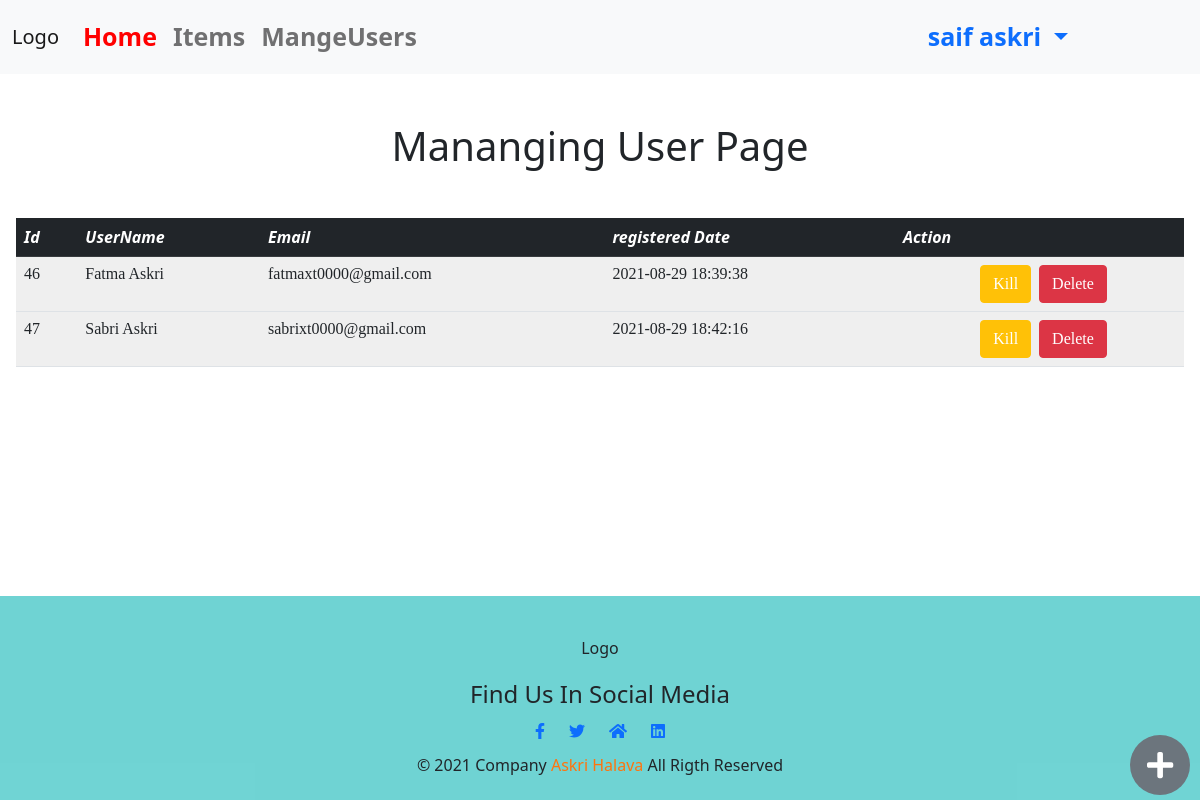
/pages/index.php?was=MangeUser (signed in), run on the app's committed database.
### tables this page shows
CREATE TABLE `user` (
  `id` int(11) NOT NULL,
  `email` varchar(255) NOT NULL,
  `password` varchar(255) NOT NULL,
  `username` varchar(255) NOT NULL,
  `working_under` int(11) NOT NULL DEFAULT 0,
  `registered Date` datetime NOT NULL DEFAULT current_timestamp(),
  `groupID` tinyint(4) NOT NULL DEFAULT 0,
  `zugangberichtigung` tinyint(1) NOT NULL DEFAULT 1,
  `email_code` varchar(11) DEFAULT NULL
);

### pages/init.php (called while the page is built, shortened)
<?php
$connect_to_database_path="../includes/connect_to_database/";
$Classes_path="../includes/Classes/";
include $connect_to_database_path."connect.php";
include $Classes_path."class_sql.php";
$mycrud = new Crud();
?>

### includes/Classes/class_sql.php (called while the page is built, shortened)
<?php
class Crud {
    public function fetch_tab_user_managing($conn,$myid){
        $q="select * from user WHERE working_under=".$myid." AND groupID=0" ;
        $stat=$conn->prepare($q);
        $stat->execute();
        $data = $stat->fetchAll(PDO::FETCH_ASSOC);
        return $data;
    }
}
?>

### pages/index.php (the view, shortened to what this page needs)
<?php
if (isset($_SESSION["username"])&& isset($_SESSION["userid"])){
$set_navbar="";
include "init.php";
if(isset($_GET["was"])){$was=$_GET["was"];}else{$was="default";}
echo "<a href='?was=add'><div class='add-item_btn'><i class='fas fa-plus'></i></div></a>";
if (USER_INFO[0]["groupID"]=='1'){
include $tmplate_path."header.php";
if(isset($set_navbar)){include $tmplate_path."navbar.php";}
if ($was=="default"){
$function->show_alert_div("alert alert-info mt-5","Sorry Admin We Will Edit this Page Later");
}
else if ($was == "modify_account"){
    $function->show_alert_div("alert alert-info mt-5","Sorry Admin We Will Edit Modify Account Later Kein Lust Drauf");
    }
else if($was=="MangeUser"&&USER_INFO[0]["groupID"]=='1'){
if (USER_INFO[0]["groupID"]=='1'){
$users=$mycrud->fetch_tab_user_managing($conn,$_SESSION["userid"]);
if(count($users)== 0){ echo "<h1 class='text-center mt-5'>There is No User Working Under You</h1>";}else{
echo'<div class="mx-3">';
    echo "<h1 class='text-center mt-5 mb-5'>Mananging User Page</h1>";
    echo '<div class="table-responsive">';
        echo '<table class="table  show-user-tab">';
            echo '<tr class="table-dark">';
                echo'<th>Id</th>';
                echo'<th>UserName</th>';
                echo'<th>Email</th>';
                echo'<th>registered Date</th>';
                echo'<th>Action</th>';
            echo '</tr>';
            foreach($users as $key => $val){
            echo '<tr>';
                echo'<td>'.$val['id'].'</td>';
                echo'<td>'.$val['username'].'</td>';
                echo'<td>'.$val['email'].'</td>';
                echo'<td>'.$val['registered Date'].'</td>';
                echo'<td>';
                echo'<div class="btn_behalter">';
                ?>
                <button type="button" class=" mx-2 btn btn-<?php if($val['zugangberichtigung']=="1"){echo "warning";}else{echo "success";}?> show_delete fix-a-btn"><a href="?was=<?php if($val['zugangberichtigung']=="1"){echo "kill_user";}else{echo "approve_user";}?>&id=<?=$val['id']?>"><?php if($val['zugangberichtigung']=="1"){echo "Kill";}else{echo "Activate";}?></a></button>
                <button type="button" class="btn btn-danger show_delete  fix-a-btn "><a onclick="return confirm('If You Delete This User Will Lose All Publication Are You Sure?')" href="?was=delete_user&id=<?=$val['id']?>">Delete</a></button>
                <?php
                echo'</div>';
                echo'</td>';
            echo '</tr>';
            }
        echo  '</table>';
    echo '</div>';
echo '</div>';
    }
}else{ echo "<h1 class='text-center mt-5'>You Are Not Admin</h1>";}
}
include $tmplate_path."footer.php";
}
}else{header("Location:log_out_page.php");}
?>

### layout/css/normalizieren.css (style rules this page uses)
html { line-height: 1.15; -webkit-text-size-adjust: 100%; }
body { margin: 0; }
h1 { font-size: 2em; margin: 0.67em 0; }
a { background-color: transparent; }
button, input, optgroup, select, textarea { font-family: inherit; font-size: 100%; line-height: 1.15; margin: 0; }
button, input { overflow: visible; }
button, select { text-transform: none; }
button, [type="button"], [type="reset"], [type="submit"] { -webkit-appearance: button; }

### layout/css/main.css (style rules this page uses)
* { list-style: none; }
.add-item_btn { width: 60px; background: #6c757d; height: 60px; display: flex; justify-content: center; align-items: center; border-radius: 50%; font-size: 30px; color: white; z-index: 999999; position: fixed; right: 10px; bottom: 5px;; }
.btn_behalter { display: flex; justify-content: center; }
.fix-a-btn a { text-decoration: none; color: white; }
.show-user-tab { margin-bottom: 100px; }
.show-user-tab th { font-style: oblique; }
.show-user-tab td { font-family: cursive; font-size: 16px; background-color: #eeee; }
.btn_behalter a { color: white; text-decoration: none; }

### data on the page
user: id "46", username "Fatma Askri", email "fatmaxt0000@gmail.com", registered Date "2021-08-29 18:39:38", zugangberichtigung "Kill"
user: id "47", username "Sabri Askri", email "sabrixt0000@gmail.com", registered Date "2021-08-29 18:42:16", zugangberichtigung "Kill"

### other printed values
USER_INFO[0]["username"] "saif askri"
